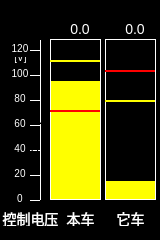
<?xml version="1.0" encoding="UTF-8"?>
<ui version="4.0">
 <class>CtrControlVoltage_Unity</class>
 <widget class="QWidget" name="CtrControlVoltage_Unity">
  <property name="geometry">
   <rect>
    <x>0</x>
    <y>0</y>
    <width>160</width>
    <height>240</height>
   </rect>
  </property>
  <property name="windowTitle">
   <string>Form</string>
  </property>
  <property name="styleSheet">
   <string notr="true">QWidget
{
	background-color:black;
border:1px solid transparent;
}</string>
  </property>
  <widget class="QLabel" name="LBLredline2">
   <property name="geometry">
    <rect>
     <x>105</x>
     <y>70</y>
     <width>50</width>
     <height>2</height>
    </rect>
   </property>
   <property name="styleSheet">
    <string notr="true">border:4px solid red;</string>
   </property>
   <property name="text">
    <string/>
   </property>
   <property name="alignment">
    <set>Qt::AlignCenter</set>
   </property>
  </widget>
  <widget class="QLabel" name="L1">
   <property name="geometry">
    <rect>
     <x>30</x>
     <y>200</y>
     <width>10</width>
     <height>1</height>
    </rect>
   </property>
   <property name="styleSheet">
    <string notr="true">border:1px solid white;</string>
   </property>
   <property name="text">
    <string/>
   </property>
   <property name="alignment">
    <set>Qt::AlignCenter</set>
   </property>
  </widget>
  <widget class="QLabel" name="LBLredline1">
   <property name="geometry">
    <rect>
     <x>50</x>
     <y>110</y>
     <width>50</width>
     <height>2</height>
    </rect>
   </property>
   <property name="styleSheet">
    <string notr="true">border:4px solid red;</string>
   </property>
   <property name="text">
    <string/>
   </property>
   <property name="alignment">
    <set>Qt::AlignCenter</set>
   </property>
  </widget>
  <widget class="QLabel" name="L1_9">
   <property name="geometry">
    <rect>
     <x>30</x>
     <y>150</y>
     <width>10</width>
     <height>1</height>
    </rect>
   </property>
   <property name="styleSheet">
    <string notr="true">border:1px solid white;</string>
   </property>
   <property name="text">
    <string>0.0</string>
   </property>
   <property name="alignment">
    <set>Qt::AlignCenter</set>
   </property>
  </widget>
  <widget class="QLabel" name="label">
   <property name="geometry">
    <rect>
     <x>60</x>
     <y>210</y>
     <width>41</width>
     <height>17</height>
    </rect>
   </property>
   <property name="styleSheet">
    <string notr="true">color:white;
font:14px;</string>
   </property>
   <property name="text">
    <string>本车</string>
   </property>
   <property name="alignment">
    <set>Qt::AlignCenter</set>
   </property>
  </widget>
  <widget class="QLabel" name="LBLValueRect2">
   <property name="geometry">
    <rect>
     <x>106</x>
     <y>40</y>
     <width>49</width>
     <height>141</height>
    </rect>
   </property>
   <property name="styleSheet">
    <string notr="true">border:1px solid transparent;</string>
   </property>
   <property name="text">
    <string/>
   </property>
   <property name="alignment">
    <set>Qt::AlignCenter</set>
   </property>
  </widget>
  <widget class="QLabel" name="label_9">
   <property name="geometry">
    <rect>
     <x>10</x>
     <y>50</y>
     <width>21</width>
     <height>15</height>
    </rect>
   </property>
   <property name="styleSheet">
    <string notr="true">color:white;
font:10px;</string>
   </property>
   <property name="text">
    <string>[V]</string>
   </property>
   <property name="alignment">
    <set>Qt::AlignCenter</set>
   </property>
  </widget>
  <widget class="QLabel" name="label_14">
   <property name="geometry">
    <rect>
     <x>10</x>
     <y>115</y>
     <width>20</width>
     <height>17</height>
    </rect>
   </property>
   <property name="styleSheet">
    <string notr="true">font:10px;color:white</string>
   </property>
   <property name="text">
    <string>60</string>
   </property>
   <property name="alignment">
    <set>Qt::AlignCenter</set>
   </property>
  </widget>
  <widget class="QLabel" name="LBLBackground">
   <property name="geometry">
    <rect>
     <x>50</x>
     <y>39</y>
     <width>51</width>
     <height>161</height>
    </rect>
   </property>
   <property name="styleSheet">
    <string notr="true">background-color:yellow;border:1px solid white;</string>
   </property>
   <property name="text">
    <string/>
   </property>
   <property name="alignment">
    <set>Qt::AlignCenter</set>
   </property>
  </widget>
  <widget class="QLabel" name="label_2">
   <property name="geometry">
    <rect>
     <x>10</x>
     <y>190</y>
     <width>20</width>
     <height>17</height>
    </rect>
   </property>
   <property name="styleSheet">
    <string notr="true">font:10px;color:white</string>
   </property>
   <property name="text">
    <string>0</string>
   </property>
   <property name="alignment">
    <set>Qt::AlignCenter</set>
   </property>
  </widget>
  <widget class="QLabel" name="LBLValue">
   <property name="geometry">
    <rect>
     <x>60</x>
     <y>20</y>
     <width>40</width>
     <height>17</height>
    </rect>
   </property>
   <property name="styleSheet">
    <string notr="true">color:white;font:14px;</string>
   </property>
   <property name="text">
    <string>0.0</string>
   </property>
   <property name="alignment">
    <set>Qt::AlignCenter</set>
   </property>
  </widget>
  <widget class="QLabel" name="LBLBackground2">
   <property name="geometry">
    <rect>
     <x>105</x>
     <y>39</y>
     <width>51</width>
     <height>161</height>
    </rect>
   </property>
   <property name="styleSheet">
    <string notr="true">background-color:yellow;border:1px solid white;</string>
   </property>
   <property name="text">
    <string/>
   </property>
   <property name="alignment">
    <set>Qt::AlignCenter</set>
   </property>
  </widget>
  <widget class="QLabel" name="L1_17">
   <property name="geometry">
    <rect>
     <x>30</x>
     <y>50</y>
     <width>10</width>
     <height>1</height>
    </rect>
   </property>
   <property name="styleSheet">
    <string notr="true">border:1px solid white;</string>
   </property>
   <property name="text">
    <string/>
   </property>
   <property name="alignment">
    <set>Qt::AlignCenter</set>
   </property>
  </widget>
  <widget class="QLabel" name="label_17">
   <property name="geometry">
    <rect>
     <x>0</x>
     <y>210</y>
     <width>61</width>
     <height>17</height>
    </rect>
   </property>
   <property name="styleSheet">
    <string notr="true">color:white;
font:14px;</string>
   </property>
   <property name="text">
    <string>控制电压</string>
   </property>
   <property name="alignment">
    <set>Qt::AlignCenter</set>
   </property>
  </widget>
  <widget class="QLabel" name="L1_36">
   <property name="geometry">
    <rect>
     <x>40</x>
     <y>40</y>
     <width>1</width>
     <height>160</height>
    </rect>
   </property>
   <property name="styleSheet">
    <string notr="true">border:1px solid white;</string>
   </property>
   <property name="text">
    <string>0.0</string>
   </property>
   <property name="alignment">
    <set>Qt::AlignCenter</set>
   </property>
  </widget>
  <widget class="QLabel" name="LBLValueRect">
   <property name="geometry">
    <rect>
     <x>51</x>
     <y>40</y>
     <width>49</width>
     <height>41</height>
    </rect>
   </property>
   <property name="styleSheet">
    <string notr="true">border:1px solid transparent;</string>
   </property>
   <property name="text">
    <string/>
   </property>
   <property name="alignment">
    <set>Qt::AlignCenter</set>
   </property>
  </widget>
  <widget class="QLabel" name="label_15">
   <property name="geometry">
    <rect>
     <x>10</x>
     <y>165</y>
     <width>20</width>
     <height>17</height>
    </rect>
   </property>
   <property name="styleSheet">
    <string notr="true">font:10px;color:white</string>
   </property>
   <property name="text">
    <string>20</string>
   </property>
   <property name="alignment">
    <set>Qt::AlignCenter</set>
   </property>
  </widget>
  <widget class="QLabel" name="LBLyellowline2">
   <property name="geometry">
    <rect>
     <x>105</x>
     <y>100</y>
     <width>50</width>
     <height>2</height>
    </rect>
   </property>
   <property name="styleSheet">
    <string notr="true">border:4px solid yellow;</string>
   </property>
   <property name="text">
    <string/>
   </property>
   <property name="alignment">
    <set>Qt::AlignCenter</set>
   </property>
  </widget>
  <widget class="QLabel" name="LBLyellowline1">
   <property name="geometry">
    <rect>
     <x>50</x>
     <y>60</y>
     <width>50</width>
     <height>2</height>
    </rect>
   </property>
   <property name="styleSheet">
    <string notr="true">border:4px solid yellow;</string>
   </property>
   <property name="text">
    <string/>
   </property>
   <property name="alignment">
    <set>Qt::AlignCenter</set>
   </property>
  </widget>
  <widget class="QLabel" name="label_13">
   <property name="geometry">
    <rect>
     <x>10</x>
     <y>65</y>
     <width>20</width>
     <height>17</height>
    </rect>
   </property>
   <property name="styleSheet">
    <string notr="true">font:10px;color:white</string>
   </property>
   <property name="text">
    <string>100</string>
   </property>
   <property name="alignment">
    <set>Qt::AlignCenter</set>
   </property>
  </widget>
  <widget class="QLabel" name="L1_12">
   <property name="geometry">
    <rect>
     <x>30</x>
     <y>100</y>
     <width>10</width>
     <height>1</height>
    </rect>
   </property>
   <property name="styleSheet">
    <string notr="true">border:1px solid white;</string>
   </property>
   <property name="text">
    <string/>
   </property>
   <property name="alignment">
    <set>Qt::AlignCenter</set>
   </property>
  </widget>
  <widget class="QLabel" name="L1_13">
   <property name="geometry">
    <rect>
     <x>30</x>
     <y>125</y>
     <width>10</width>
     <height>1</height>
    </rect>
   </property>
   <property name="styleSheet">
    <string notr="true">border:1px solid white;</string>
   </property>
   <property name="text">
    <string/>
   </property>
   <property name="alignment">
    <set>Qt::AlignCenter</set>
   </property>
  </widget>
  <widget class="QLabel" name="label_16">
   <property name="geometry">
    <rect>
     <x>110</x>
     <y>210</y>
     <width>41</width>
     <height>17</height>
    </rect>
   </property>
   <property name="styleSheet">
    <string notr="true">color:white;
font:14px;</string>
   </property>
   <property name="text">
    <string>它车</string>
   </property>
   <property name="alignment">
    <set>Qt::AlignCenter</set>
   </property>
  </widget>
  <widget class="QLabel" name="label_4">
   <property name="geometry">
    <rect>
     <x>10</x>
     <y>140</y>
     <width>20</width>
     <height>17</height>
    </rect>
   </property>
   <property name="styleSheet">
    <string notr="true">font:10px;color:white</string>
   </property>
   <property name="text">
    <string>40</string>
   </property>
   <property name="alignment">
    <set>Qt::AlignCenter</set>
   </property>
  </widget>
  <widget class="QLabel" name="LBLValue2">
   <property name="geometry">
    <rect>
     <x>115</x>
     <y>20</y>
     <width>40</width>
     <height>17</height>
    </rect>
   </property>
   <property name="styleSheet">
    <string notr="true">color:white;font:14px;</string>
   </property>
   <property name="text">
    <string>0.0</string>
   </property>
   <property name="alignment">
    <set>Qt::AlignCenter</set>
   </property>
  </widget>
  <widget class="QLabel" name="L1_15">
   <property name="geometry">
    <rect>
     <x>30</x>
     <y>75</y>
     <width>10</width>
     <height>1</height>
    </rect>
   </property>
   <property name="styleSheet">
    <string notr="true">border:1px solid white;</string>
   </property>
   <property name="text">
    <string/>
   </property>
   <property name="alignment">
    <set>Qt::AlignCenter</set>
   </property>
  </widget>
  <widget class="QLabel" name="L1_14">
   <property name="geometry">
    <rect>
     <x>30</x>
     <y>175</y>
     <width>10</width>
     <height>1</height>
    </rect>
   </property>
   <property name="styleSheet">
    <string notr="true">border:1px solid white;</string>
   </property>
   <property name="text">
    <string/>
   </property>
   <property name="alignment">
    <set>Qt::AlignCenter</set>
   </property>
  </widget>
  <widget class="QLabel" name="label_3">
   <property name="geometry">
    <rect>
     <x>10</x>
     <y>90</y>
     <width>20</width>
     <height>17</height>
    </rect>
   </property>
   <property name="styleSheet">
    <string notr="true">font:10px;color:white</string>
   </property>
   <property name="text">
    <string>80</string>
   </property>
   <property name="alignment">
    <set>Qt::AlignCenter</set>
   </property>
  </widget>
  <widget class="QLabel" name="label_5">
   <property name="geometry">
    <rect>
     <x>10</x>
     <y>40</y>
     <width>20</width>
     <height>17</height>
    </rect>
   </property>
   <property name="styleSheet">
    <string notr="true">font:10px;color:white</string>
   </property>
   <property name="text">
    <string>120</string>
   </property>
   <property name="alignment">
    <set>Qt::AlignCenter</set>
   </property>
  </widget>
  <zorder>L1</zorder>
  <zorder>L1_9</zorder>
  <zorder>label</zorder>
  <zorder>label_9</zorder>
  <zorder>label_14</zorder>
  <zorder>LBLBackground</zorder>
  <zorder>label_2</zorder>
  <zorder>LBLValue</zorder>
  <zorder>L1_17</zorder>
  <zorder>label_17</zorder>
  <zorder>L1_36</zorder>
  <zorder>LBLValueRect</zorder>
  <zorder>label_15</zorder>
  <zorder>LBLyellowline1</zorder>
  <zorder>label_13</zorder>
  <zorder>L1_12</zorder>
  <zorder>L1_13</zorder>
  <zorder>label_16</zorder>
  <zorder>label_4</zorder>
  <zorder>LBLValue2</zorder>
  <zorder>L1_15</zorder>
  <zorder>L1_14</zorder>
  <zorder>label_3</zorder>
  <zorder>label_5</zorder>
  <zorder>LBLredline1</zorder>
  <zorder>LBLBackground2</zorder>
  <zorder>LBLValueRect2</zorder>
  <zorder>LBLredline2</zorder>
  <zorder>LBLyellowline2</zorder>
 </widget>
 <resources/>
 <connections/>
</ui>
